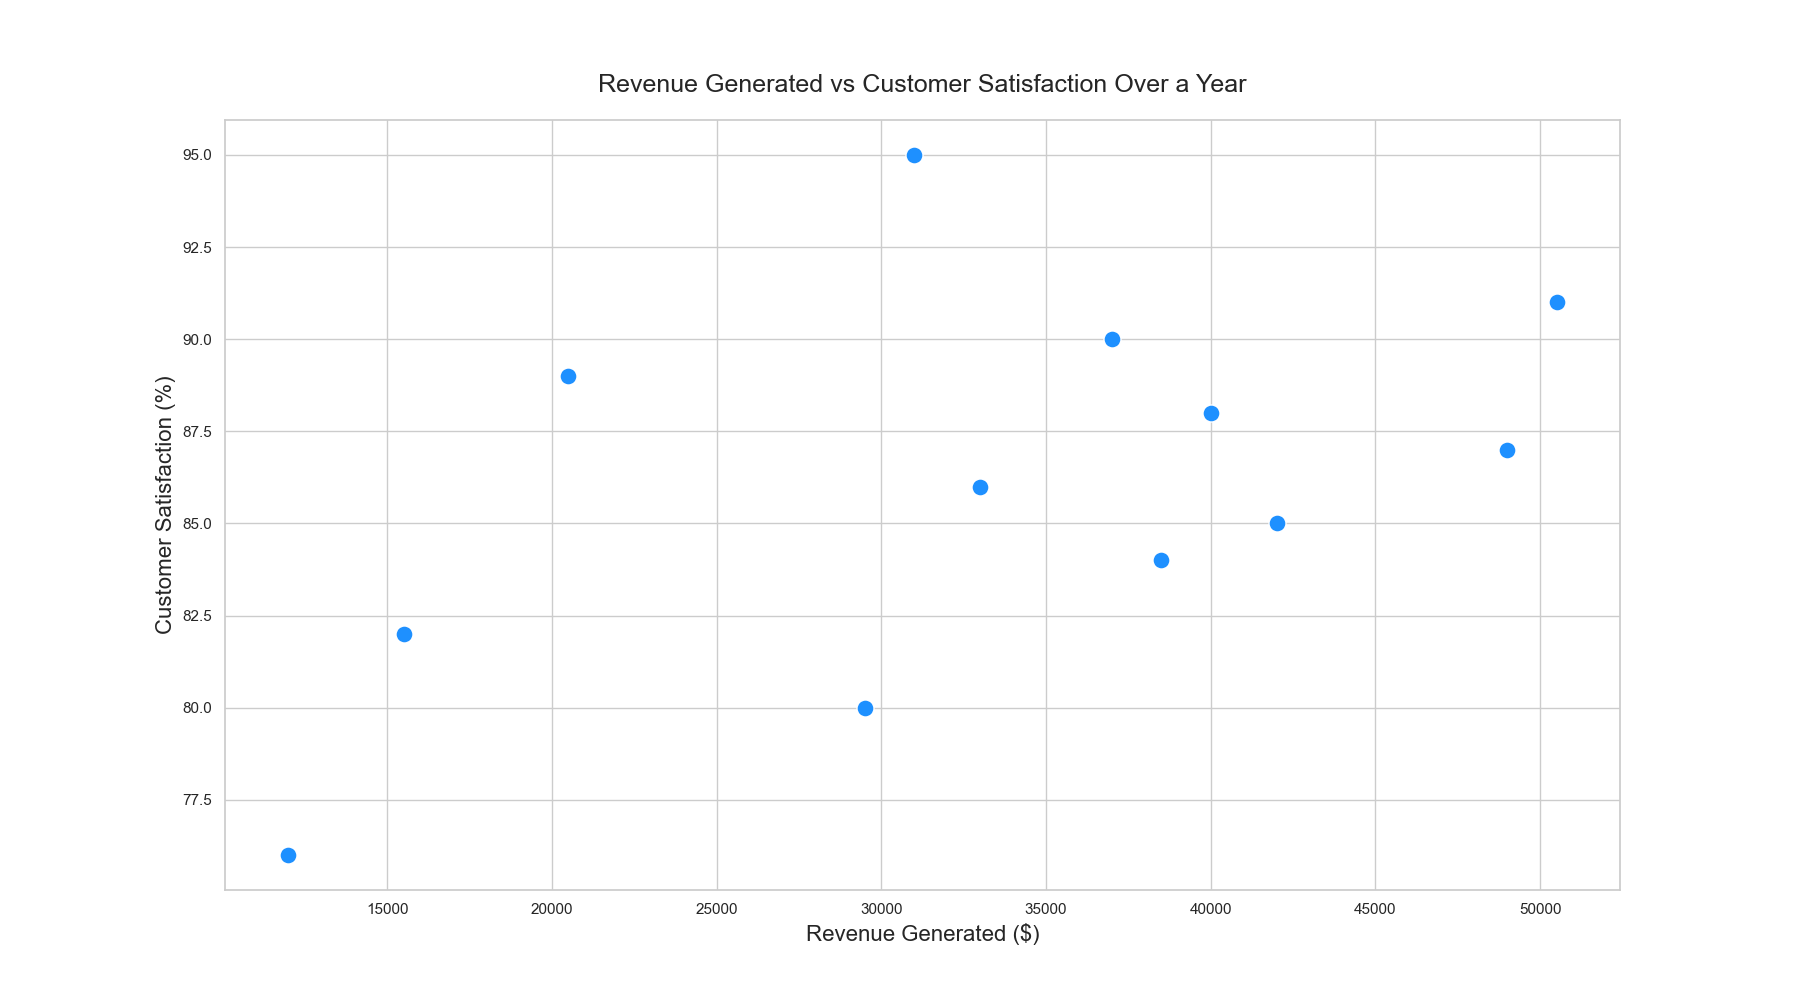

This figure's Python source:

import pandas as pd
import seaborn as sns
import matplotlib.pyplot as plt

# Create the DataFrame
data = {
    'Month': ['January', 'February', 'March', 'April', 'May', 'June', 
              'July', 'August', 'September', 'October', 'November', 'December'],
    'RevenueGenerated': [12000, 15500, 20500, 31000, 37000, 42000, 50500, 49000, 40000, 38500, 33000, 29500],
    'CustomerSatisfaction': [76, 82, 89, 95, 90, 85, 91, 87, 88, 84, 86, 80]
}

df = pd.DataFrame(data)

# Set the size of the plot
plt.figure(figsize=(18, 10))

# Create scatterplot
scatter = sns.scatterplot(
    x='RevenueGenerated', 
    y='CustomerSatisfaction', 
    data=df, 
    s=150,  # size of points
    color='#1E90FF'  # different color code for clarity
)

# Setting the title
plt.title('Revenue Generated vs Customer Satisfaction Over a Year', fontsize=18, pad=20)

# Add labels to the axes
plt.xlabel('Revenue Generated ($)', fontsize=16)
plt.ylabel('Customer Satisfaction (%)', fontsize=16)

# Show the plot
plt.show()
